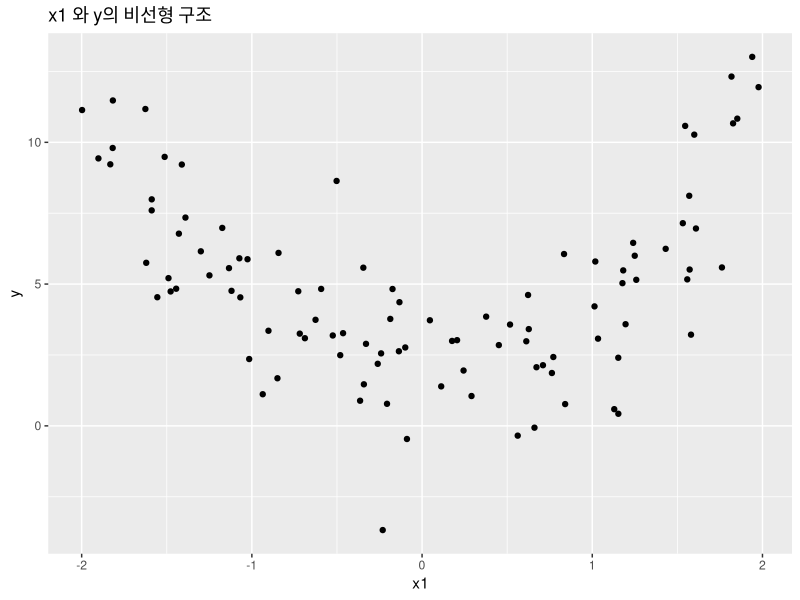

Recreate this plot in R.
library(earth)
library(ggplot2)

# 데이터 생성 설정
set.seed(123)
n <- 100 # 샘플 크기

# 독립변수 생성
x1 <- runif(n, -2, 2)
x2 <- runif(n, -2, 2)
x3 <- runif(n, -2, 2)
x4 <- runif(n, -2, 2)
x5 <- runif(n, -2, 2)
x6 <- runif(n, -2, 2)

# 비선형 관계 및 잡음 추가
y <- 2 * x1^2 + 3 * log(abs(x2) + 1) + x3 * x4 - cos(x5) + sqrt(abs(x6)) + rnorm(n)

data <- data.frame(x1 = x1, x2 = x2, x3 = x3, x4 = x4, x5 = x5, x6 = x6, y = y)


# 비선형 구조
ggplot(data, aes(x = x1, y = y)) +
  geom_point(color = 'black') +
  ggtitle("x1 와 y의 비선형 구조") +
  xlab("x1") +
  ylab("y")


# train, test 분할
train_idx <- sample(1:n, size = 0.7 * n)
train_data <- data[train_idx, ]
test_data <- data[-train_idx, ]

mars_model <- earth(y ~ ., data = train_data)

# 모델 요약
print(summary(mars_model))

# 테스트 데이터셋을 사용한 예측
predictions <- predict(mars_model, newdata = test_data)

# RMSE 계산
rmse <- sqrt(mean((predictions - test_data$y)^2))
print(paste("RMSE:", rmse))
